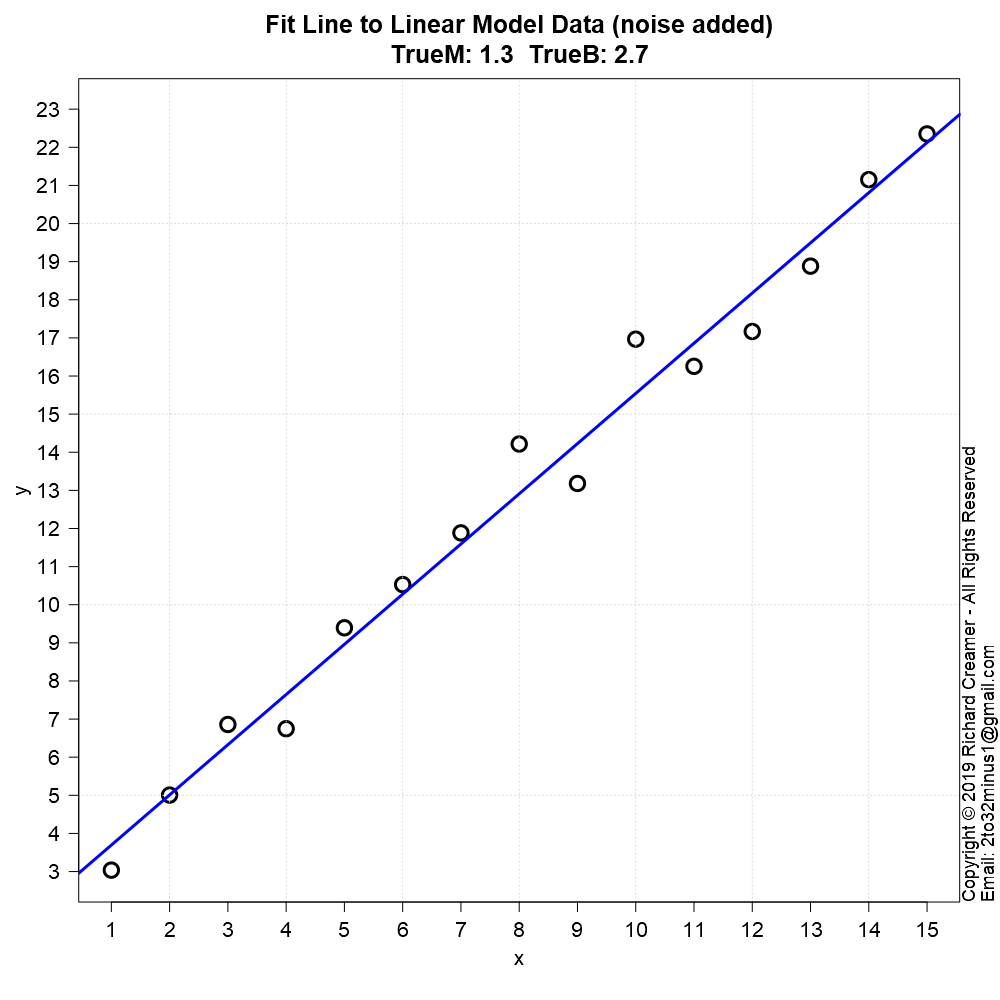

This chart was generated by the following R code:
##############################################################
### Copyright (c) Richard Creamer 2019 - All Rights Reserved
### Inquiries: email [email redacted]
##############################################################

### Globals
fontScale = 1.2    # Global font size variable
lf        = 1.2    # Enlarge font of plot labels
verbose   = FALSE  # Verbose printing
lw        = 2      # Line width
xMargin   = 1      # X-axis margin for plots
yMargin   = 1      # Y-axis margin for plots
de        = 0.01   # Small constant for estimating derivatives numerically
smlPts    = 1      # Small  data point/circle
medPts    = 1.5    # Medium data point/circle
lrgPts    = 2.0    # Large  data point/circle

### Run this function to generate this plot
runFunc = function() {
	dw = 1000
	dh = 750	
	path = "D:/Code/R/LeastSquaresPlay/PlotsAndAssocCode/Plot36/"
	savePngVerbose( paste(path, "Plot36.png", sep=""), plot15PointLineBruteForceFit, w=dw, h=dw, un="px" )
}

### Main purpose of this function is to write a CSV file with grid of SSD fit error vs. m and b
plot15PointLineBruteForceFit = function() {
	csvPath = "D:/Code/R/LeastSquaresPlay/BruteForceLineErrorGrid.csv"
	set.seed( 3 )	
	trueM = 1.3 # slope
	trueB = 2.7 # y-intercept
	coeff = c( trueB, trueM )
	nPts = 15
	sigma = 1.0
	x = 1:nPts
	y = evalPoly( x, coeff ) + rnorm( length(x), sd=sigma )	
	xLimits = axisLimits( x )
	yLimits = axisLimits( y )	
	lmFit = lm( y ~ x )
	fitB = lmFit$coefficients[1]
	fitM = lmFit$coefficients[2]
	fitMeanSsdErr = (1/nPts) * sum( (fitM*x + fitB - y)^2 )
	plot( x, y, axes = FALSE, xlim = xLimits, ylim = yLimits,
		  cex.main = 1.3*fontScale, cex=lrgPts, lwd=lw+1,
		  xlab="", ylab="",
		  main=sprintf( "Fit Line to Linear Model Data (noise added)\nTrueM: %.1f  TrueB: %.1f", trueM, trueB ) )
	addAxisLabels()	
	grid()
	box()
	abline( lmFit, lwd=lw+1, col="blue" )
	axis( side = 1, at = xLimits[1]:xLimits[2], cex.axis=1.3 )
	axis( side = 2, at = yLimits[1]:yLimits[2], las=2, cex.axis=1.3 )	
	
	# Write data to csv file w/grid of SSD error values
	nc = 9
	nr = 9
	mVals = seq( trueM - 2, trueM + 2, length=nr )
	bVals = seq( trueB - 2, trueB + 2, length=nc )
	errVals = matrix( nrow=nr+1, ncol=nc+1, data=0 )
	for ( row in 2:(nr+1) ) {
		m = mVals[row-1]
		for ( col in 2:(nc+1) ) {
			b = bVals[col-1]
			errVals[row, col] = (1/nPts)*sum( (m*x + b - y)^2 )
		}
	}
	errVals[1,2:(nc+1)] = bVals
	errVals[2:(nr+1),1] = mVals
	write.table( errVals, file=csvPath, col.names=FALSE, row.names=FALSE, sep="," )
}

### Compute f(x) for a polynomial and a vector of x-coordinates
evalPoly = function( x, coeff ) {
	if ( length( coeff ) < 1 ) return( c(0) )  	
	termSum = 0
	for ( i in 1:length(coeff) ) {
		termSum = termSum + coeff[i] * x^(i-1)
	}
	return( termSum )
}

### Convience method to add x/y axis labels
addAxisLabels = function( xLabel="x", yLabel="y", cexVal=1.3 ) {
	mtext( text=xLabel, side=1, line=2.5, cex=cexVal )
	mtext( text=yLabel, side=2, line=2.5, cex=cexVal )
}

### Compute plot axis limits to fit range of data
axisLimits = function( v, margin=0 ) {
	lowerLimit = floor( min(v) ) - margin
	upperLimit = ceiling( max(v) ) + margin
	c( lowerLimit, upperLimit )
}

### Save to PNG file, specify width and height
savePngVerbose = function( path, plotFunc, w=512, h=512, un="px", doCopyright=TRUE, ... ) {
	png( filename = path, type="cairo", units=un, width=w, height=h, pointsize=12, res=96 )
	plotFunc( ... )
	if ( doCopyright )
		addCopyright()
	dev.off()
}

### Add copyright notice to plot via text()
addCopyright = function() {
	mtext( "Copyright \uA9 2019 Richard Creamer - All Rights Reserved", side=4, line=0, adj=0, cex=1.1 )
	mtext( "Email: [email redacted]", side=4, line=1, adj=0, cex=1.1 )
}

runFunc()
